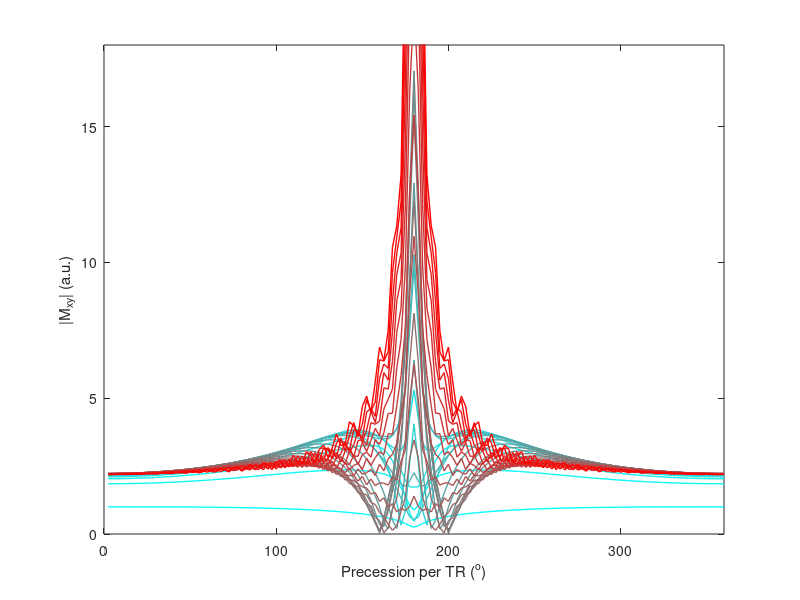
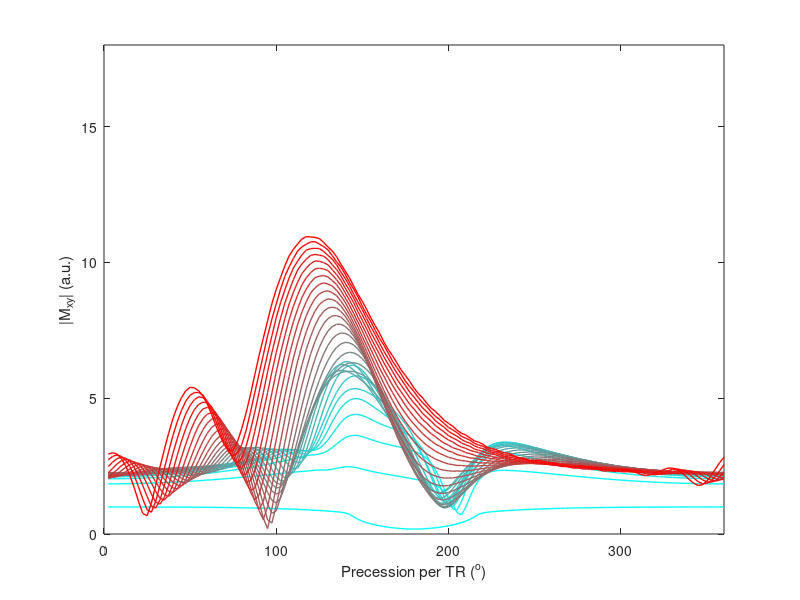
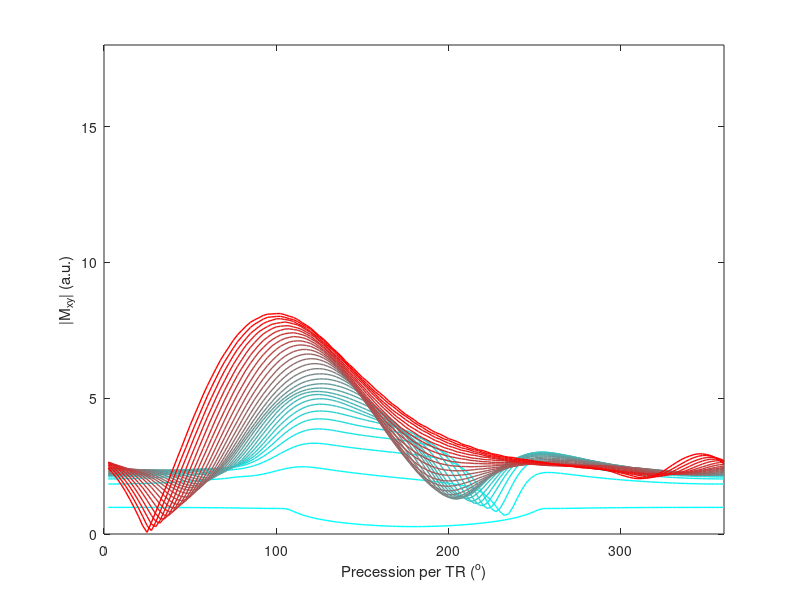
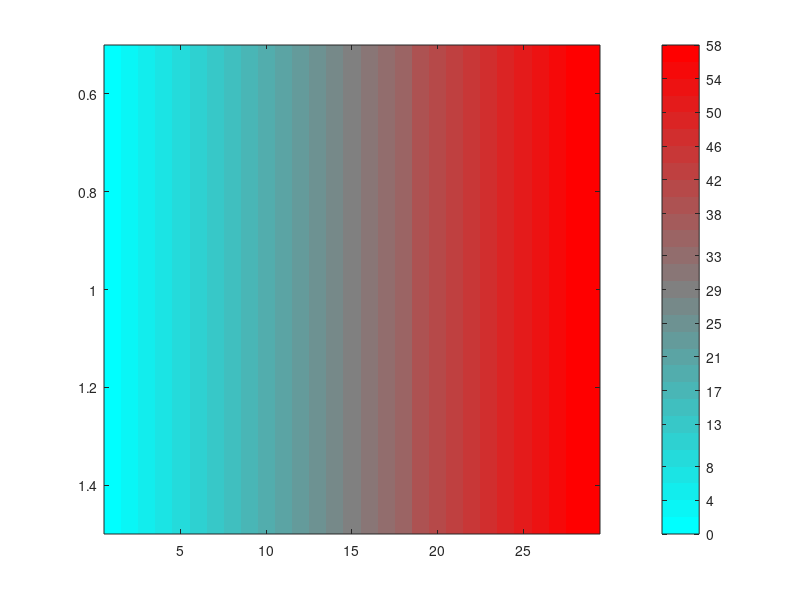

These charts were generated, in order, by the following MATLAB code:
% This calls the constant flow simulation code or displays saved data.

clear all, close all, clc

set(0, 'defaultlinelinewidth', 1);

load_sim = true; % false; %   

d_phi = 2.5;

flow_vect = (0:28)/28;

if ~load_sim % Run the simulations

	tic

	spectral_profs_0 = zeros(length(flow_vect), 360/d_phi);
	spectral_profs_30 = zeros(length(flow_vect), 360/d_phi);
	spectral_profs_60 = zeros(length(flow_vect), 360/d_phi);

	parfor ind = 1:length(flow_vect)
	    spectral_profs_0(ind, :) = part_dep_sim_parallel(flow_vect(ind), 0, d_phi);
	    spectral_profs_30(ind, :) = part_dep_sim_parallel(flow_vect(ind), 30, d_phi);
	    spectral_profs_60(ind, :) = part_dep_sim_parallel(flow_vect(ind), 60, d_phi);
	end %parfor

	toc

	on_res_static = part_dep_sim_parallel(0, 0, 360);
	spectral_profs = cat(3, spectral_profs_0, spectral_profs_30, spectral_profs_60)/on_res_static;

	save('PD_before_RF.mat', 'spectral_profs')
	% save('PD_after_RF.mat', 'spectral_profs') % See part_dep_sim_parallel.m for how to change it to the other partial dephasing implementation.

else % Display the data from previously-run simulations 

	% close all

	load('PD_before_RF.mat')
	% load('PD_after_RF.mat')

	color_param = linspace(0, 1, length(flow_vect))';
	newDefaultColors = [color_param 1-color_param 1-color_param];

	spectral_profs(:, 1, :)

	for i = 1:3
		figure, set(gca, 'ColorOrder', newDefaultColors, 'NextPlot', 'replacechildren');
		    plot(d_phi:d_phi:360, (spectral_profs(:, :, i))')
		    xlabel('Precession per TR (^o)'), ylabel('|M_{xy}| (a.u.)')
		    axis([0 360 0 18])
	end

	spin_replacement_rate = 100 * flow_vect * 3.5/6; % 3.5 ms TR, 6 mm FWHM slice 

	figure, imagesc(round(spin_replacement_rate)), colormap(newDefaultColors), cbr_h = colorbar;
	set(cbr_h, 'YTick', round(spin_replacement_rate(1:2:end)))

end
